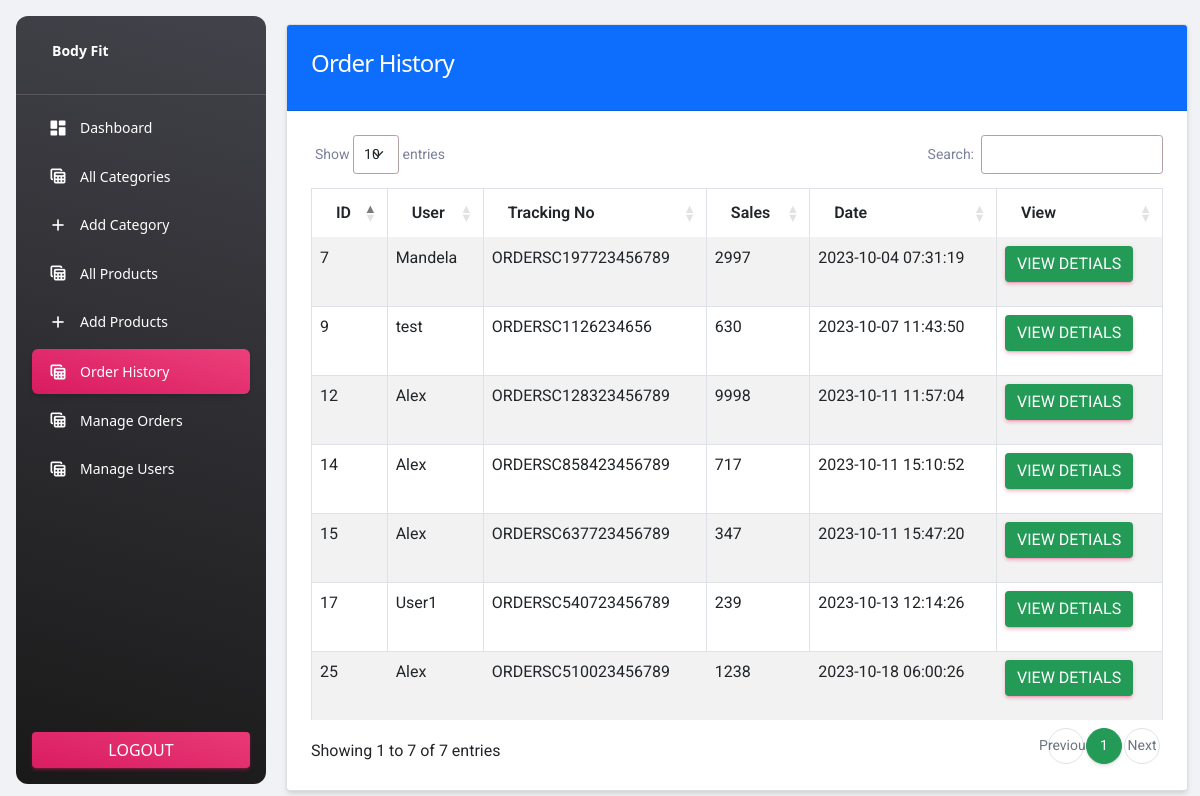
Page /admin/order-history.php (signed in) on the committed database.
### tables this page shows
CREATE TABLE `orders` (
  `id` int(11) NOT NULL,
  `tracking_no` varchar(191) NOT NULL,
  `user_id` int(191) NOT NULL,
  `name` varchar(191) NOT NULL,
  `email` varchar(191) NOT NULL,
  `phone` varchar(191) NOT NULL,
  `address` mediumtext NOT NULL,
  `pincode` int(191) NOT NULL,
  `total_price` int(191) NOT NULL,
  `payment_mode` varchar(191) NOT NULL,
  `payment_id` varchar(191) DEFAULT NULL,
  `status` varchar(255) NOT NULL,
  `payment_status` varchar(255) NOT NULL,
  `comments` varchar(255) DEFAULT NULL,
  `created_at` timestamp NOT NULL DEFAULT current_timestamp()
);

### functions/myfunctions.php (called while the page is built, shortened)
<?php
include('../config/dbcon.php');
function generateOrderFilter($status, $paymentStatus) {
    return "status='$status' AND payment_status='$paymentStatus'";
}
function getOrderHistory() {
    global $con;
    $conditions = [
        generateOrderFilter('in_progress', 'cancelled'),
        generateOrderFilter('intransit', 'cancelled'),
        generateOrderFilter('outfordelivery', 'cancelled'),
        generateOrderFilter('delivered', 'completed'),
        generateOrderFilter('delivered', 'cancelled'),
        generateOrderFilter('pending', 'cancelled'),
        generateOrderFilter('completed', 'cancelled'),
        generateOrderFilter('cancelled', 'cancelled'),
    ];
    $query = "SELECT * FROM orders WHERE " . implode(' OR ', $conditions);
    return $query_run = mysqli_query($con, $query);
}
?>

### admin/order-history.php (the view, shortened to what this page needs)
<?php
include('includes/header.php');
?>
<div class="container">
    <div class="row">
        <div class="col-md-12">
            <div class="card">
                <div class="card-header bg-primary">
                    <h4 class="text-white"> Order History
                    </h4>
                </div>
                <div class="card-body" id="">
                <table id="myTable" class="table table-bordered table-striped">
                        <thead>
                            <tr>
                                <th>ID</th>
                                <th>User</th>
                                <th>Tracking No</th>
                                <th>Sales</th>
                                <th>Date</th>
                                <th>View</th>
                            </tr>
                        </thead>
                        <tbody>
                            <?php
                                $orders = getOrderHistory();
                                if(mysqli_num_rows($orders) > 0)
                                {
                                    foreach ($orders as $item) {
                                    ?>
                                        <tr>
                                            <td> <?= $item['id']; ?> </td>
                                            <td> <?= $item['name']; ?> </td>
                                            <td> <?= $item['tracking_no']; ?> </td>
                                            <td> <?= $item['total_price']; ?> </td>
                                            <td> <?= $item['created_at']; ?> </td>
                                            <td>
                                                <a href="view-order.php?t=<?= $item['tracking_no']; ?>" class="btn btn-primary">View detials</a>
                                            </td>
                                        </tr>
                                    <?php
                                    }
                                }else{
                                    ?>
                                        <tr>
                                            <td colspan="5">No orders yet </td>
                                        </tr>
                                    <?php
                                }
                            ?>
                        </tbody>
                    </table>
                </div>
            </div>
        </div>
    </div>
</div>
<?php include('includes/footer.php'); ?>

### rows in the picture
orders: id "7", name "Mandela", tracking_no "ORDERSC197723456789", total_price "2997", created_at "2023-10-04 07:31:19"
orders: id "9", name "test", tracking_no "ORDERSC1126234656", total_price "630", created_at "2023-10-07 11:43:50"
orders: id "12", name "Alex", tracking_no "ORDERSC128323456789", total_price "9998", created_at "2023-10-11 11:57:04"
orders: id "14", name "Alex", tracking_no "ORDERSC858423456789", total_price "717", created_at "2023-10-11 15:10:52"
orders: id "15", name "Alex", tracking_no "ORDERSC637723456789", total_price "347", created_at "2023-10-11 15:47:20"
orders: id "17", name "User1", tracking_no "ORDERSC540723456789", total_price "239", created_at "2023-10-13 12:14:26"
orders: id "25", name "Alex", tracking_no "ORDERSC510023456789", total_price "1238", created_at "2023-10-18 06:00:26"
